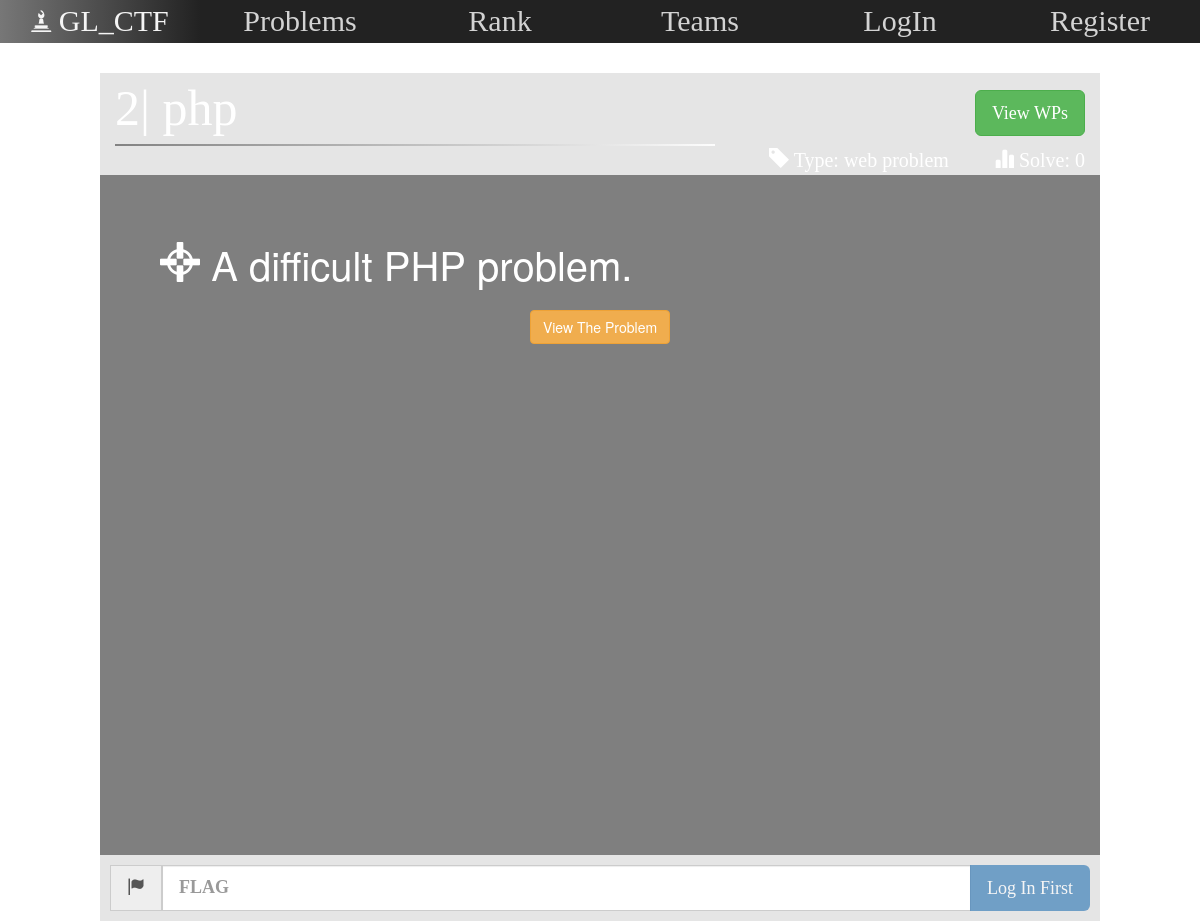
The page /problem/?id=2 on the database its author committed.
### CTFweb/models.py (models this page shows, shortened)
class Problem(models.Model):
    PROBLEM_TYPE = (
        (1, 'web problem'),
        (2, 'misc problem'),
        (3, 'pwn problem'),
        (4, 'crypto problem'),
        (5, 'reverse problem'),
    )
    title = models.CharField(max_length=50)
    text = models.CharField(max_length=255)
    type = models.IntegerField(choices=PROBLEM_TYPE)
    answer = models.CharField(max_length=255)
    uploader = models.CharField(max_length=20, default='original')
    scores = models.IntegerField(default=0)
    address = models.CharField(max_length=255, default='')
    answered_user_number = models.IntegerField(default=0)
    answered_user = models.ManyToManyField(User, through='Answer_Ship')
    answered_team = models.ManyToManyField(Team, through='Problem_Team_Ship')
    class Meta:
        ordering = ['id']
        verbose_name = '题目'
        verbose_name_plural = '题目'

### CTFweb/views.py (the view)
# urls.py: url(r'^problem/$', views.problem),
def problem(request):
    login_name = ''
    is_answered = 0
    if request.session.get('id'):
        user = models.User.objects.get(id=request.session.get('id'))
        login_name = user.username
    if request.method == 'GET':
        pro_id = request.GET.get('id')
        problem = models.Problem.objects.get(id=pro_id)
        if login_name:
            user = models.User.objects.get(id=request.session.get('id'))
            is_answered = models.Answer_Ship.objects.filter(user=user, problem=problem).exists()
            return render(request, 'Template_Prob.html', locals())
        return render(request, 'Template_Prob.html', locals())

### templates/Template_Prob.html (shortened to what this page needs)
<!DOCTYPE html>
<html lang="zh-CN">
<head>
		<link rel="stylesheet" href="css/jquery.fullPage.css">
		<link rel="stylesheet" href="https://cdn.staticfile.org/twitter-bootstrap/3.3.7/css/bootstrap.min.css">
</head>
<body>
		<div class="container-fluid">
				<div id="bar" class="row">
                    <div id="logo" class="col-md-2 col-sm-2 col-lg-2">
						<span class="glyphicon glyphicon-bishop" style="font-size: 20px;"></span>
						GL_CTF
					</div>
					<div id="problems" class="col-md-2 col-sm-2 col-lg-2 normal">
						<span>
							Problems
						</span>
					</div>
					<div id="rank" class="col-md-2 col-sm-2 col-lg-2 normal">
						<span>
							Rank
						</span>
					</div>
					<div id="teams" class="col-md-2 col-sm-2 col-lg-2 normal">
						<span>
							Teams
						</span>
					</div>
					<div  id="login" class="col-md-2 col-sm-2 col-lg-2 normal">
						<span>
							{% if login_name %}
                                LogOut
                            {% else %}
                                LogIn
                            {% endif %}
						</span>
					</div>
					<div id="register" class="col-md-2 col-sm-2 col-lg-2 normal">
						<span>
							{% if login_name %}
                                {{login_name}}
                            {% else %}
                                Register
                            {% endif %}
						</span>
					</div>
				</div>
				<div class="row">
				<div class="col-md-offset-1 col-lg-offset-1 col-sm-offset-1 col-md-10 col-sm-10 col-lg-10" id="title">
					{{ problem.id }}| {{ problem.title }}
                    <span class="pull-right">
						<button class="btn btn-success btn-lg" id="towp">View WPs</button>
					</span>
					<div id="gap"></div>
					<div id="solve">
						<span>
							<span class="glyphicon glyphicon-tag"></span>
							Type: {{ problem.get_type_display }}
						</span>
						<span class="glyphicon glyphicon-stats"></span>
						Solve: {{ problem.answered_user_number }}
					</div>
				</div>
				<div class="col-md-offset-1 col-lg-offset-1 col-sm-offset-1 col-md-10 col-sm-10 col-lg-10" id="content">
					<span class="glyphicon glyphicon-screenshot"></span>
					{{ problem.text }}
                    {% if problem.address != 'None' %}
                        <div class="row" style="text-align: center">
                            <button type="button" class="btn btn-warning" onclick=window.open("{{ problem.address }}")>
                                View The Problem
                            </button>
                        </div>
				    {% endif %}
				</div>
				<div class="col-md-offset-1 col-lg-offset-1 col-sm-offset-1 col-md-10 col-sm-10 col-lg-10" id="flag">
						<div class="input-group input-group-lg">
						  <span class="input-group-addon" id="sizing-addon1">
							  <span class="glyphicon glyphicon-flag"></span>
						  </span>
						  <input type="text" class="form-control" placeholder="FLAG" aria-describedby="sizing-addon1" id="flag_ip">
                            {% if login_name == '' %}
						        <span class="input-group-btn">
						           <button class="btn bg-primary btn-lg disabled">Log In First</button>
                                </span>
                            {% elif is_answered %}
                                <span class="input-group-btn">
						            <button class="btn bg-primary btn-lg disabled">ACCEPTED</button>
						        </span>
                            {% else %}
                                <span class="input-group-btn">
						            <button class="btn bg-primary btn-lg" id="submit">Submit!</button>
						        </span>
                            {% endif %}
						</div>
				</div>
			</div>
		</div>
</body>
</html>

### templates/Template_Prob.html (style rules this page uses)
body { background-image: url(../static/images/Template_Pro.jpg); background-size: cover; opacity: 50; }
#bar { background-color: #222222; margin-bottom: 30px; }
.normal { color: lightgray; font-size: 30px; font-family: "Italic"; text-align: center; border-right: lightgray; }
#title { font-family: "Italic"; font-size: 50px; height: 200%; background-color: rgba(0, 0, 0, 0.1); text-align: left; color: white; }
#gap { border-bottom: 2px solid #00BFFF; border-image: linear-gradient(to right,gray, white) 10 10; width: 600px; height: 2px; }
#solve { font-family: "Italic"; font-size: 20px; text-align: right; }
#content { font-size: 40px; padding: 60px; height: 680px; background-color: rgba(0, 0, 0, 0.5); color: white; }
#flag { background-color: rgba(0, 0, 0, 0.1); font-size: 2px; padding: 10px; font-family: "Italic"; font-weight: bolder; }
#logo { font-family: "Calibri (正文)"; font-size: 30px; color: whitesmoke; text-align: center; background-color: black; background-image: linear-gradient(to right, #777777, #222222); }

### rows shown on the page
Problem: id "2", title "php", type "web problem", answered_user_number "0", text "A difficult PHP problem."
